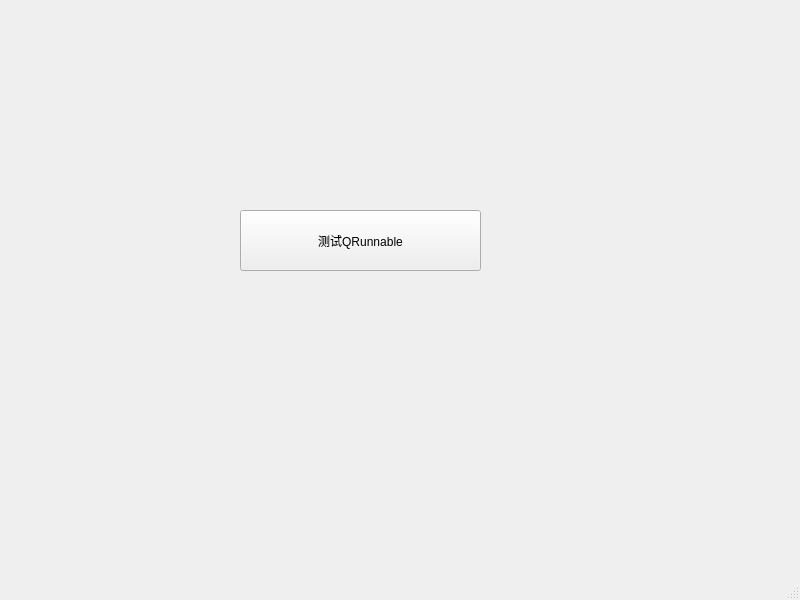
<?xml version="1.0" encoding="UTF-8"?>
<ui version="4.0">
 <class>MainWindow</class>
 <widget class="QMainWindow" name="MainWindow">
  <property name="geometry">
   <rect>
    <x>0</x>
    <y>0</y>
    <width>800</width>
    <height>600</height>
   </rect>
  </property>
  <property name="windowTitle">
   <string>MainWindow</string>
  </property>
  <widget class="QWidget" name="centralwidget">
   <widget class="QPushButton" name="pushButton">
    <property name="geometry">
     <rect>
      <x>240</x>
      <y>210</y>
      <width>241</width>
      <height>61</height>
     </rect>
    </property>
    <property name="text">
     <string>测试QRunnable</string>
    </property>
   </widget>
  </widget>
  <widget class="QMenuBar" name="menubar">
   <property name="geometry">
    <rect>
     <x>0</x>
     <y>0</y>
     <width>800</width>
     <height>26</height>
    </rect>
   </property>
  </widget>
  <widget class="QStatusBar" name="statusbar"/>
 </widget>
 <resources/>
 <connections/>
</ui>
